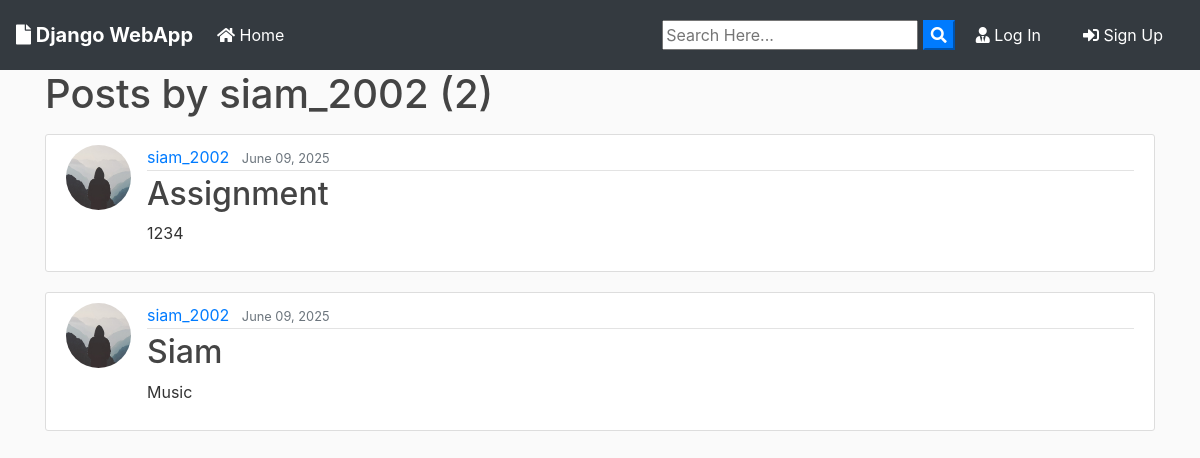
The app's page /user/siam_2002 with its own data.
### blog/models.py (models this page shows, shortened)
class Post(models.Model):
	title = models.CharField(max_length=100)
	file = models.FileField(null=True,blank=True,upload_to='Files')
	content = models.TextField()
	date_posted = models.DateTimeField(default=timezone.now)
	author = models.ForeignKey(User, on_delete=models.CASCADE)

### users/models.py (models this page shows, shortened)
class Profile(models.Model):
    user = models.OneToOneField(User, on_delete=models.CASCADE)
    image = models.ImageField(default='default.jpg', upload_to='profile_pics')

### blog/views.py (the view)
# urls.py: path('user/<str:username>', UserPostListView.as_view(), name='user-posts'),
class UserPostListView(ListView):
    model = Post
    template_name = 'blog/user_posts.html'  # <app>/<model>_<viewtype>.html
    context_object_name = 'posts'
    paginate_by = 2
    def get_queryset(self):
        user = get_object_or_404(User, username=self.kwargs.get('username'))
        return Post.objects.filter(author=user).order_by('-date_posted')

### blog/templates/blog/user_posts.html (shortened to what this page needs)
{% extends "blog/base.html" %}
{% block content %}
    <h1 class="mb-3">Posts by {{ view.kwargs.username }} ({{ page_obj.paginator.count }})</h1>
    {% for post in posts %}
        <article class="media content-section">
          <img class="rounded-circle article-img" src="{{ post.author.profile.image.url }}">
          <div class="media-body">
            <div class="article-metadata">
              <a class="mr-2" href="{% url 'user-posts' post.author.username %}">{{ post.author }}</a>
              <small class="text-muted">{{ post.date_posted|date:"F d, Y" }}</small>
            </div>
            <h2><a class="article-title" href="{% url 'post-detail' post.id %}">{{ post.title }}</a></h2>
            <p class="article-content">{{ post.content }}</p>
          </div>
        </article>
    {% endfor %}
{% endblock content %}

### blog/static/blog/main.css (style rules this page uses)
body { background: #fafafa; color: #333333; margin-top: 0; }
h1, h2, h3, h4, h5, h6 { color: #444444; }
.content-section { background: #ffffff; padding: 10px 20px; border: 1px solid #dddddd; border-radius: 3px; margin-bottom: 20px; }
.article-title { color: #444444; }
.article-content { white-space: pre-line; }
.article-img { height: 65px; width: 65px; margin-right: 16px; }
.article-metadata { padding-bottom: 1px; margin-bottom: 4px; border-bottom: 1px solid #e3e3e3 }

### records on screen
Post: author.profile.image (placeholder picture), author "siam_2002", date_posted "June 09, 2025", title "Assignment", content "1234"
Post: author.profile.image (placeholder picture), author "siam_2002", date_posted "June 09, 2025", title "Siam", content "Music"

### other values on screen
{{ view.kwargs.username }} "siam_2002"
{{ page_obj.paginator.count }} "2"
